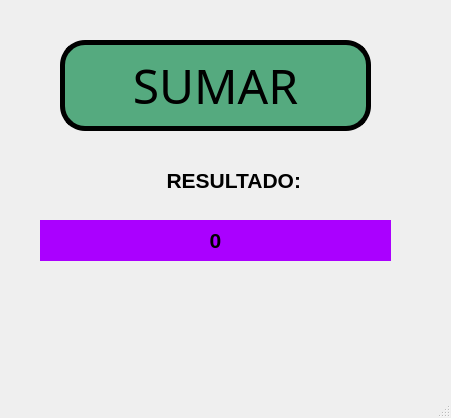
<?xml version="1.0" encoding="UTF-8"?>
<ui version="4.0">
 <class>MainWindow</class>
 <widget class="QMainWindow" name="MainWindow">
  <property name="geometry">
   <rect>
    <x>0</x>
    <y>0</y>
    <width>451</width>
    <height>418</height>
   </rect>
  </property>
  <property name="windowTitle">
   <string>MainWindow</string>
  </property>
  <widget class="QWidget" name="centralwidget">
   <widget class="QLabel" name="label">
    <property name="geometry">
     <rect>
      <x>130</x>
      <y>160</y>
      <width>171</width>
      <height>41</height>
     </rect>
    </property>
    <property name="font">
     <font>
      <pointsize>16</pointsize>
      <weight>75</weight>
      <bold>true</bold>
     </font>
    </property>
    <property name="text">
     <string>RESULTADO:</string>
    </property>
    <property name="alignment">
     <set>Qt::AlignRight|Qt::AlignTrailing|Qt::AlignVCenter</set>
    </property>
   </widget>
   <widget class="QLabel" name="txt_resultado">
    <property name="geometry">
     <rect>
      <x>40</x>
      <y>220</y>
      <width>351</width>
      <height>41</height>
     </rect>
    </property>
    <property name="font">
     <font>
      <pointsize>16</pointsize>
      <weight>75</weight>
      <bold>true</bold>
     </font>
    </property>
    <property name="styleSheet">
     <string notr="true">background-color: rgb(170, 0, 255);</string>
    </property>
    <property name="text">
     <string>0</string>
    </property>
    <property name="alignment">
     <set>Qt::AlignCenter</set>
    </property>
   </widget>
   <widget class="QPushButton" name="btn_sumar">
    <property name="geometry">
     <rect>
      <x>60</x>
      <y>40</y>
      <width>311</width>
      <height>91</height>
     </rect>
    </property>
    <property name="font">
     <font>
      <family>Niagara Solid</family>
      <pointsize>36</pointsize>
     </font>
    </property>
    <property name="styleSheet">
     <string notr="true">background-color: rgb(85, 170, 127);
border: 5px solid black;
border-radius: 25px;</string>
    </property>
    <property name="text">
     <string>SUMAR</string>
    </property>
   </widget>
  </widget>
  <widget class="QMenuBar" name="menubar">
   <property name="geometry">
    <rect>
     <x>0</x>
     <y>0</y>
     <width>451</width>
     <height>26</height>
    </rect>
   </property>
  </widget>
  <widget class="QStatusBar" name="statusbar"/>
 </widget>
 <resources/>
 <connections/>
</ui>
